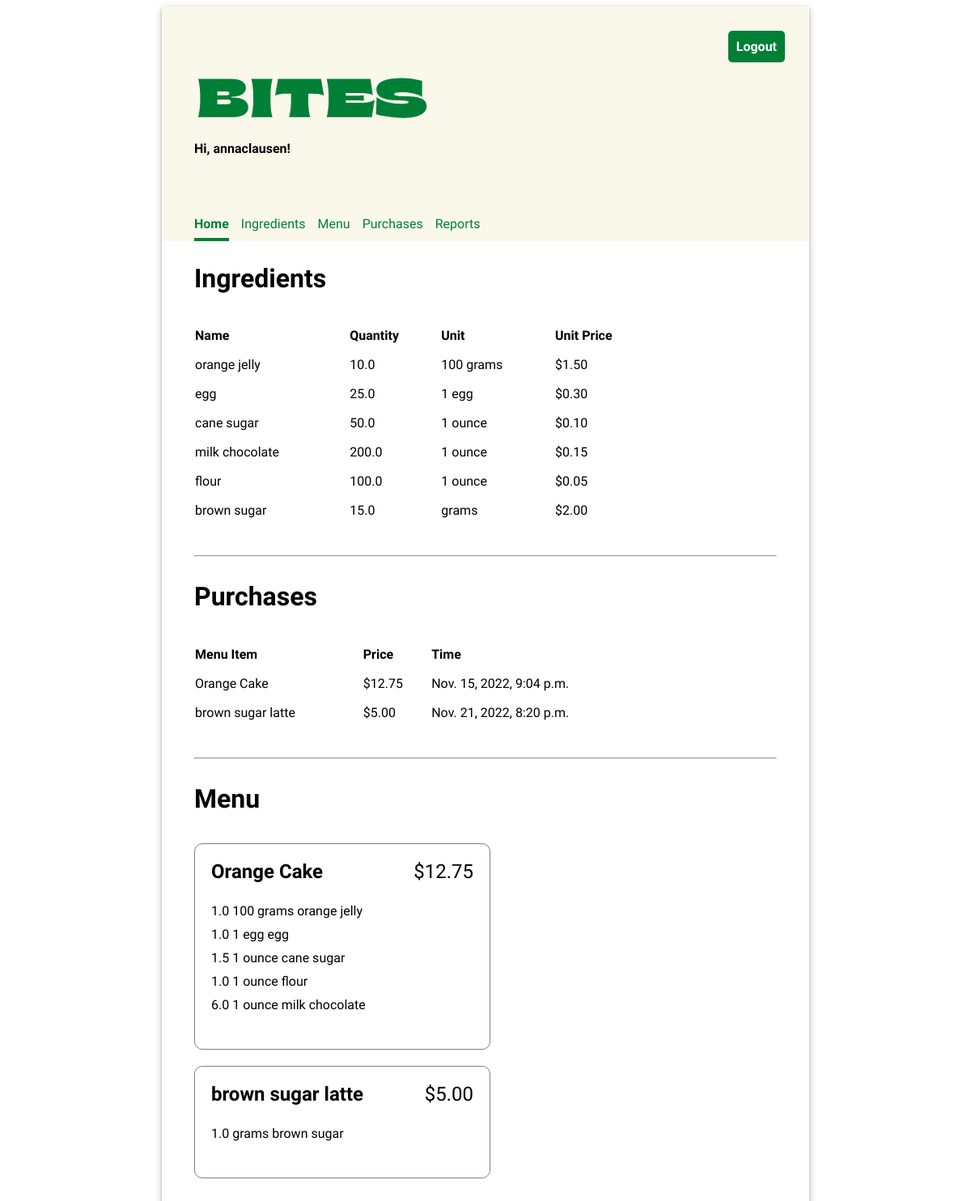
The app's page / (signed in) with its own data.
### inventory/models.py (models this page shows, shortened)
class Ingredient(models.Model):
    name = models.CharField(max_length=200, unique=True)
    quantity = models.FloatField(default=0)
    unit = models.CharField(max_length=200)
    price_per_unit = models.FloatField(default=0)

class Purchase(models.Model):
    menu_item = models.ForeignKey(MenuItem, on_delete=models.CASCADE)
    timestamp = models.DateTimeField(auto_now_add=True)

class MenuItem(models.Model):
    title = models.CharField(max_length=200, unique=True)
    price = models.FloatField(default=0.00)

class RecipeRequirement(models.Model):
    menu_item = models.ForeignKey(MenuItem, on_delete=models.CASCADE)
    ingredient = models.ForeignKey(Ingredient, on_delete=models.CASCADE)
    quantity = models.FloatField(default=0)

### inventory/views.py (the view)
# urls.py: path('', views.HomeView.as_view(), name='home'),
class HomeView(LoginRequiredMixin, TemplateView):
    template_name = "inventory/home.html"
    def get_context_data(self, **kwargs):
        context = super().get_context_data(**kwargs)
        context["ingredients"] = Ingredient.objects.all()
        context["menu_items"] = MenuItem.objects.all()
        context["purchases"] = Purchase.objects.all()
        return context

### inventory/templates/inventory/home.html (shortened to what this page needs)
{% extends 'base.html' %}
{% load static %}
{% block content %}
    <div class="home">
        <div>
            <h2>Ingredients</h2>
            <table class="inventory-table">
                <thead>
                    <tr>
                        <th>Name</th>
                        <th>Quantity</th>
                        <th>Unit</th>
                        <th>Unit Price</th>
                    </tr>
                </thead>
                <tbody>
                {% for ingredient in ingredients %}
                    <tr>
                        <td>{{ ingredient.name }}</td>
                        <td>{{ ingredient.quantity }}</td>
                        <td>{{ ingredient.unit }}</td>
                        <td class="price">${{ ingredient.price_per_unit|stringformat:".2f" }}</td>
                    </tr>
                {% endfor %}
                </tbody>
            </table>
        </div>
        <hr/>
        <div>
            <h2>Purchases</h2>
            <table class="inventory-table">
                <thead>
                    <tr>
                        <th>Menu Item</th>
                        <th>Price</th>
                        <th>Time</th>
                    </tr>
                </thead>
                <tbody>
                {% for purchase in purchases %}
                    <tr>
                        <td>{{ purchase.menu_item.title }}</td>
                        <td class="price">${{ purchase.menu_item.price|stringformat:".2f" }}</td>
                        <td>{{ purchase.timestamp }}</td>
                    </tr>
                {% endfor %}
                </tbody>
            </table>
        </div>
        <hr/>
        <div>
            <h2>Menu</h2>
            <ul class="menu-items">
            {% for menu_item in menu_items %}
                <li>
                    <div class="menu-item-header">
                        <div class="menu-item-title">{{ menu_item.title }}</div>
                        <div class="menu-item-price">${{ menu_item.price|stringformat:".2f" }}</div>
                    </div>
                    <ul class="menu-item-ingredients">
                        {% for recipe_requirement in menu_item.reciperequirement_set.all %}
                        <li>{{ recipe_requirement.quantity }} {{recipe_requirement.ingredient.unit }} {{ recipe_requirement.ingredient.name }}</li>
                        {% endfor %}
                    </ul>
                </li>
            {% endfor %}
            </ul>
        </div>
    </div>
{% endblock %}

### inventory/templates/base.html (shortened to what this page needs)
{% load static %}
<!DOCTYPE html>
<html>
<head>
  <link rel="stylesheet" type="text/css" href="{% static 'inventory/style.css' %}" />
</head>
<body>
  <div class="app">
  <header>
    <div class="header-first-row">
      <img class="logo" src="{% static 'inventory/bites-logo.svg' %}" />
      {% if user.is_authenticated %}
      <a class="logout" href="/logout">Logout</a>
      {% endif %}
    </div>
    {% if user.is_authenticated %}
      <p class="greeting">Hi, {{ user.username }}!</p>
      <nav class="navbar">
        {% url 'home' as home_url %}
        {% url 'ingredients' as ingredients_url %}
        {% url 'menu' as menu_url %}
        {% url 'purchases' as purchases_url %}
        {% url 'reports' as reports_url %}
        <a class="nav-item{% if request.path == home_url %} current-page{% endif %}" href="{% url 'home' %}">Home</a>
        <a class="nav-item{% if request.path == ingredients_url %} current-page{% endif %}" href="{% url 'ingredients' %}">Ingredients</a>
        <a class="nav-item{% if request.path == menu_url %} current-page{% endif %}" href="{% url 'menu' %}">Menu</a>
        <a class="nav-item{% if request.path == purchases_url %} current-page{% endif %}" href="{% url 'purchases' %}">Purchases</a>
        <a class="nav-item{% if request.path == reports_url %} current-page{% endif %}" href="{% url 'reports' %}">Reports</a>
      </nav>
    {% endif %}
  </header>
  <main>
    {% block content %}{% endblock %}
  </main>
  </div>
</body>
</html>

### inventory/static/inventory/style.css (style rules this page uses)
body { font-family: 'Oxygen', sans-serif; }
hr { margin: 30px 0; }
header { background-color: #FAF8EB; min-height: 200px; display: flex; align-items: center; flex-direction: column; align-items: flex-start; padding-left: 40px; }
main { display: flex; flex-direction: column; padding: 0 40px 20px 40px; justify-content: center; }
main h2 { font-size: 2em; }
.app { min-width: 800px; max-width: 60%; margin: 0 auto; box-shadow: 0 2px 4px 0 rgba(0, 0, 0, 0.2), 0 3px 10px 0 rgba(0, 0, 0, 0.19); }
header p { font-weight: bold; }
.navbar { margin-top: 50px; display: flex; width: 100%; }
.navbar a { text-decoration: none; padding: 8px 0; color: #008037; margin-right: 15px; }
.navbar a:hover, .navbar .current-page { border-bottom: solid 4px #008037; border-spacing: 0 15px; font-weight: bold; }
main table { text-align: left; border-collapse: separate; border-spacing: 0 15px; width: 80%; }
.header-first-row { width: 100%; display: flex; justify-content: space-between; }
.logout { height: max-content; text-align: center; text-decoration: none; border: 0px; background-color: #008037; border-radius: 5px; color: white; padding: 10px; font-weight: bold; margin: 30px; font-size: 1em; }
.menu-items { display: flex; flex-wrap: wrap; padding: 0; justify-content: space-between; }
.menu-items * { padding: 0; }
.logo { margin-top: 75px; }
.menu-items > li { display: flex; flex-direction: column; padding: 20px; border: 1px solid grey; margin: 10px 0; border-radius: 10px; justify-content: left; flex-basis: 45%; }
.menu-items, .menu-items ul { list-style-type: none; }
.menu-item-header { display: flex; flex-direction: row; justify-content: space-between; font-size: 1.5em; }
.menu-item-title { font-weight: bold; }
.menu-item-ingredients { padding: 20px 0; }
.menu-item-ingredients * { padding: 5px 0; }
a { text-decoration: none; color: #008037; }

### records on screen
Ingredient: name "orange jelly", quantity "10.0", unit "100 grams", price_per_unit "1.50"
Ingredient: name "egg", quantity "25.0", unit "1 egg", price_per_unit "0.30"
Ingredient: name "cane sugar", quantity "50.0", unit "1 ounce", price_per_unit "0.10"
Ingredient: name "milk chocolate", quantity "200.0", unit "1 ounce", price_per_unit "0.15"
Ingredient: name "flour", quantity "100.0", unit "1 ounce", price_per_unit "0.05"
Ingredient: name "brown sugar", quantity "15.0", unit "grams", price_per_unit "2.00"
Purchase: menu_item "Orange Cake", menu_item.price "12.75", timestamp "Nov. 15, 2022, 9:04 p.m."
Purchase: menu_item "brown sugar latte", menu_item.price "5.00", timestamp "Nov. 21, 2022, 8:20 p.m."
MenuItem: title "Orange Cake", price "12.75"
RecipeRequirement: quantity "1.0", ingredient.unit "100 grams", ingredient.name "orange jelly"
RecipeRequirement: quantity "1.0", ingredient.unit "1 egg", ingredient.name "egg"
RecipeRequirement: quantity "1.5", ingredient.unit "1 ounce", ingredient.name "cane sugar"
RecipeRequirement: quantity "1.0", ingredient.unit "1 ounce", ingredient.name "flour"
RecipeRequirement: quantity "6.0", ingredient.unit "1 ounce", ingredient.name "milk chocolate"
MenuItem: title "brown sugar latte", price "5.00"
RecipeRequirement: quantity "1.0", ingredient.unit "grams", ingredient.name "brown sugar"

### other values on screen
{{ user.username }} "annaclausen"
